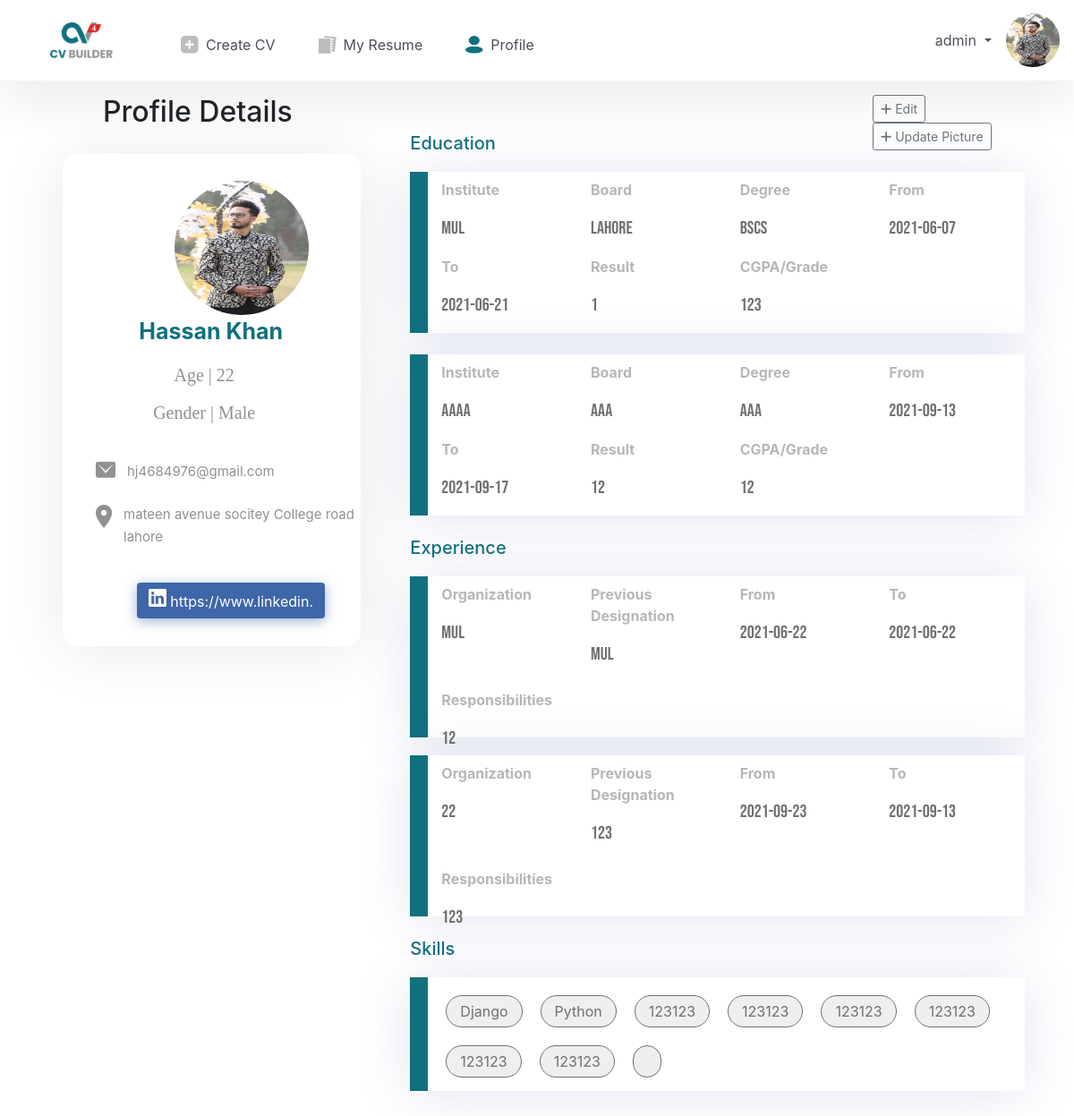
The app's page / (signed in) with its own data.
### dashboard/models.py (models this page shows, shortened)
class Profile(models.Model):
    boolChoice = (
        ("Male", "Male"), ("Female", "Female"))
    name = models.CharField(max_length=50)
    fname = models.TextField(max_length=50)
    age = models.IntegerField()
    gender = models.CharField(max_length=10, choices=boolChoice)
    profile_pic = models.ImageField(default='place.png')
    email = models.TextField(max_length=20, default=None)
    contactno1 = models.IntegerField(default=None)
    contactno2 = models.IntegerField(blank=True, null=True)
    linkedin = models.TextField(max_length=50, default=None)
    address = models.TextField(max_length=100, default=None)
    education = models.ManyToManyField(ProfileEducation, default=None)
    experience = models.ManyToManyField(ProfileExperience, default=None)
    skills = models.ManyToManyField(ProfileSkills, default=None)
    user = models.ManyToManyField(User, blank=True)

class ProfileEducation(models.Model):
    institute = models.TextField(max_length=50)
    board = models.TextField(max_length=50)
    degree = models.TextField(max_length=50)
    startingdate = models.TextField(max_length=20)
    endingdate = models.TextField(max_length=20)
    result = models.TextField(max_length=10)
    percentage = models.IntegerField(default=None)

class ProfileExperience(models.Model):
    organization = models.TextField(max_length=20)
    previousDesignation = models.TextField(max_length=20)
    startingDate = models.TextField(max_length=20)
    endingDate = models.TextField(max_length=20)
    responsibilities = models.TextField(max_length=100)

class ProfileSkills(models.Model):
    skills = models.TextField(max_length=20)

### dashboard/views.py (the view)
# urls.py: path('', dashview.dashboard_view),
@login_required(login_url='/accounts/login')
def dashboard_view(request):
    return newProfile(request)

### dashboard/views.py (called while the page is built)
def newProfile(request):
    id = request.user.id
    if request.method == 'POST':
        form = forms.addProfilepic(request.POST, request.FILES)
        if form.is_valid():
            obj = Profile.objects.filter(user=request.user).first()
            r = form.save()
            print("---------- 1st")
            print("----------")
            obj.save()
            return newProfile(request)
    else:
        form = forms.addProfilepic()
    detail = Profile.objects.filter(user=request.user).first()
    return render(request, 'dashboard/profile_view.html', {'id': id, 'form': form, 'detail': detail})

### dashboard/templates/dashboard/profile_view.html (shortened to what this page needs)
{% extends 'basetemplate.html' %}
{% load static %}
{% block content %}
    <div class="container-fluid" style="padding-left: 0px; padding-right: 0px;">
        <div class="row">
            <div class="col-1">
            </div>
            <div class="col-4 mt-3 mb-3">
                <h1 class="h2">Profile Details</h1>
            </div>
            <div class="col-5"></div>
            <div class="col-2 mt-3" style="margin-left: -40px">
                {% if detail.name == None  %}
                    <a href="{% url 'dashboard:updateinfo'  %}" class="btn btn-sm btn-outline-secondary"><i class="fas fa-plus"></i> Edit</a>
                {% else %}
                    <a href="{% url 'dashboard:updateinfo'  %}" class="btn btn-sm btn-outline-secondary"><i class="fas fa-plus"></i> Edit</a>
                    <button type="button" class="btn btn-sm btn-outline-secondary" data-toggle="modal" data-target="#exampleModal" ><i class="fas fa-plus"></i> Update Picture</button>
                {% endif %}
            </div>
        </div>
        <div class="row main">
            <div class="col-4">
                <br>
                <div class="section-1" style="padding-right:2px ">
                    <img  style="width: 150px; height: 150px ;border-radius: 100%;margin-left: 125px;margin-top: 30px" src="{{detail.profile_pic.url}}">
                    <p class="name"> <b>{{ detail.name }} {{ detail.fname }}</b></p>
                    <p class="sp1">Age |  {{ detail.age }}</p>
                    <p class="sp1">Gender |  {{ detail.gender }}</p>
                    <br>
                    <img src={% static 'email.png' %} alt=""align="left" style="margin-left: 35px; padding: 2px; margin-right: 10px;">
                    <span class="info">{{ detail.email }}</span>
                    <br><br>
                    <img src={% static 'address.png' %} alt=""align="left" style="margin-left: 35px; padding: 2px; margin-right: 10px;">
                    <span class="info" style="">{{ detail.address }}</span>
                    <br>
                    <button type="button" class="btn btn1" style="">
                        <a  target="_blank" href= "{{ detail.linkedin }}">{{ detail.linkedin }}</a>
                    </button>
                </div>
            </div>
            <div class="col-8 section-2">
                <h5 class="hd5">Education</h5>
                {% for edu in detail.education.all %}
                    <div class="row section3" style="box-shadow: 0px 3px 60px #3A53A226;margin-left: 25px; height: 180px; background-color: #fff; border-left: 20px solid #10717F;">
                        <div class="col-3 mt-2">
                            <b>  <p class="greyHeading">Institute</p></b>
                            <p class="ep1 greyP">{{ edu.institute }}</p>
                        </div>
                        <div class="col-3 mt-2">
                            <b>   <p class="greyHeading">Board</p></b>
                            <p class="ep1 greyP">{{ edu.board }}</p>
                        </div>
                        <div class="col-3 mt-2" >
                            <b>    <p class="greyHeading">Degree</p></b>
                            <p class="ep1 greyP">{{ edu.degree }}</p>
                        </div>
                        <div class="col-3 mt-2" >
                            <b>    <p class="greyHeading">From</p></b>
                            <p class="ep1 greyP">{{ edu.startingdate }}</p>
                        </div>
                        <div class="col-3" >
                            <b>   <p class="greyHeading">To</p></b>
                            <p class="ep1 greyP">{{ edu.endingdate }}</p>
                        </div>
                        <div class="col-3" >
                            <b>   <p class="greyHeading">Result</p></b>
                            <p class="ep1 greyP">{{ edu.result }}</p>
                        </div>
                        <div class="col-3" >
                            <b>  <p class="greyHeading">CGPA/Grade</p></b>
                            <p class="ep1 greyP">{{ edu.percentage }}</p>
                        </div>
                    </div>
                    <br>
                {% endfor %}
                <h5 class="hd5">Experience</h5>
                {% for exp in detail.experience.all %}
                    <div class="row section3" style="box-shadow: 0px 3px 60px #3A53A226; margin-top: 20px; margin-left: 25px; height: 180px; background-color: #fff; border-left: 20px solid #10717F;">
                        <div class="col-3 mt-2">
                            <b>  <p class="greyHeading">Organization</p></b>
                            <p class="ep1 greyP">{{ exp.organization }}</p>
                        </div>
                        <div class="col-3 mt-2">
                            <b>  <p class="greyHeading">Previous Designation	</p></b>
                            <p class="ep1 greyP">{{ exp.previousDesignation }}</p>
                        </div>
                        <div class="col-3 mt-2">
                            <b>  <p class="greyHeading">From</p></b>
                            <p class="ep1 greyP">{{ exp.startingDate }}</p>
                        </div>
                        <div class="col-3 mt-2">
                            <b>  <p class="greyHeading">To	</p></b>
                            <p class="ep1 greyP">{{ exp.endingDate }}</p>
                        </div>
                        <div class="col-3 mt-2">
                            <b>  <p class="greyHeading">Responsibilities</p></b>
                            <p class="ep1 greyP">{{ exp.responsibilities }}</p>
                        </div>
                    </div>
                {% endfor %}
                <br>
                <h5 class="hd5">Skills</h5>
                <div class="row section3" style="padding-bottom:15px;box-shadow: 0px 3px 60px #3A53A226; margin-top: 20px;margin-bottom: 200px ;margin-left: 25px;height: auto; background-color: #fff; border-left: 20px solid #10717F;">
                    {% for skl in detail.skills.all %}
                        <button type="button" class="btn btn2">{{ skl.skills }}</button>
                    {% endfor %}
                    <br><br>
                </div>
            </div>
            <br><br>
        </div>
    </div>
    <br>
{% endblock %}

### templates/basetemplate.html (shortened to what this page needs)
{% load static %}
<!doctype html>
<html lang="en">
<head>
    <link rel="stylesheet" href="https://maxcdn.bootstrapcdn.com/bootstrap/4.0.0/css/bootstrap.min.css">
    <link rel="stylesheet" href="https://ajax.googleapis.com/ajax/libs/jqueryui/1.12.1/themes/smoothness/jquery-ui.css">
</head>
<body>
<nav class="navbar navbar-expand-lg nav1">
    <a class="navbar-brand" href="{% url 'dashboard:dashboard_view' %}">
        <img class="logo" src={% static 'CV-Builder.png' %} width="70" height="40" alt="">
    </a>
    <div class="collapse navbar-collapse" id="navbarNavAltMarkup">
        <ul class="navbar-nav">
            <li class="nav-item">
                <img class="img1" src={% static 'create_cv.png' %}  alt="" height="20px" width="20px" align="left">
                <a class="nav-link nav2" href="{% url 'dashboard:selectcv' %}">Create CV</a>
            </li>
            <li class="nav-item">
                <img class="img2" src={% static 'Resume_pages.png' %} alt="" height="20px" width="20px" align="left">
                <a class="nav-link nav3" href="{% url 'pages:createpage' %}">My Resume</a>
            </li>
            <li class="nav-item">
                <img class="img2"  src={% static 'Profile.png' %} alt="" height="20px" width="20px" align="left">
                <a class="nav-link nav3" href="{% url 'dashboard:profile_form'  %}">Profile</a>
            </li>
        </ul>
    </div>
    <div class="dropdown">
        <a class="btn btn-secondary dropdown-toggle" href="#" role="button" id="dropdownMenuLink" data-toggle="dropdown" aria-haspopup="true" aria-expanded="false" style="background-color: #fff; color: #4D4F5C; border: none;">
             {{ request.user }}
        </a>
        <img  style="width: 60px; height: 60px ;border-radius: 100%" src="{{detail.profile_pic.url}}">
    </div>
</nav>
<div class="container-fluid">
    {% block content %}
    {% endblock %}
</div>
</body>
</html>

### records on screen
Profile: profile_pic (picture), name "Hassan", fname "Khan", age "22", gender "Male", email "hj4684976@gmail.com", address "mateen avenue socitey College road lahore", linkedin "https://www.linkedin."
ProfileEducation: institute "Mul", board "Lahore", degree "BSCS", startingdate "2021-06-07", endingdate "2021-06-21", result "1", percentage "123"
ProfileEducation: institute "aaaa", board "aaa", degree "aaa", startingdate "2021-09-13", endingdate "2021-09-17", result "12", percentage "12"
ProfileExperience: organization "MUL", previousDesignation "MUL", startingDate "2021-06-22", endingDate "2021-06-22", responsibilities "12"
ProfileExperience: organization "22", previousDesignation "123", startingDate "2021-09-23", endingDate "2021-09-13", responsibilities "123"
ProfileSkills: skills "Django"
ProfileSkills: skills "Python"
ProfileSkills: skills "123123"
ProfileSkills: skills "123123"
ProfileSkills: skills "123123"
ProfileSkills: skills "123123"
ProfileSkills: skills "123123"
ProfileSkills: skills "123123"

### other values on screen
{{ request.user }} "admin"
